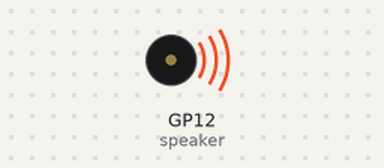
Recording of a program running on a simulated Raspberry Pi Pico running CircuitPython. On the bench: buzzer (waves = sounding). What the program prints to the serial console is not drawn.

Above: at 0.05 s.
Timing chart, 0 to 3.0 s (numbered marks = the images above):
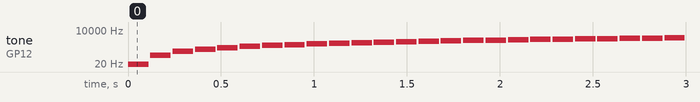

Measured:
- by itself, tone on GP12 (speaker): plays 1 Hz for 0.11 s, 101 Hz for 0.11 s, 201 Hz for 0.11 s, 301 Hz for 0.11 s, 401 Hz for 0.11 s, 501 Hz for 0.11 s … (1082 notes in this stretch)

The program:

01_pwm_tone.py
```python
## --------  PWM TÖNE SPIELEN  -------- ##
#    tested with tinkertanks frisbee     #

import board, time, pwmio

speaker = pwmio.PWMOut(board.GP12, duty_cycle=2**15, variable_frequency=True)
speaker.frequency = 5

while True:
    for i in range(100):
        speaker.frequency = int(i*100 +0.1)+1
        print(i)
        speaker.duty_cycle = 6000  # 0.5 bestimmt die Lautstärke (oder so)
        time.sleep(0.11)

        speaker.duty_cycle = 0
        time.sleep(0.01)
```
